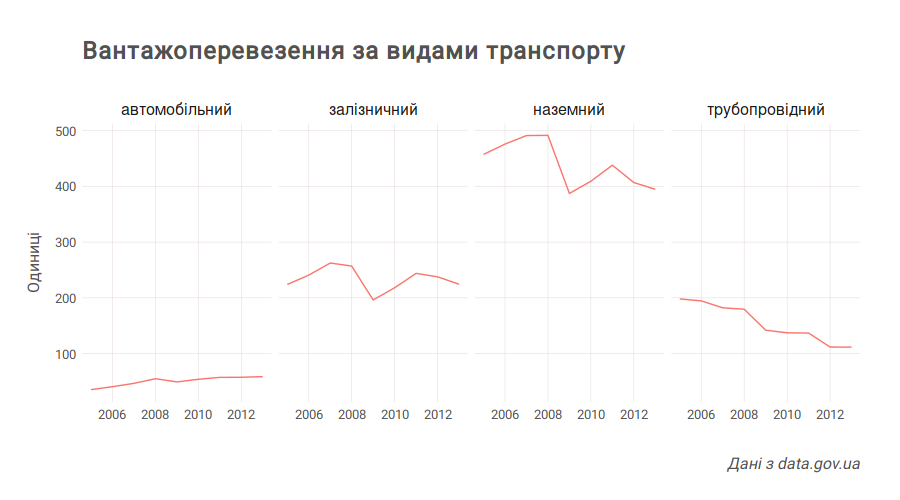

Recreate this plot in R.
ggplot(v_long, aes(x=year, y=load, col="#da2028"))+geom_line()+theme_bw()+
  xlab("")+
  ylab("Одиниці")+
  ggtitle("Вантажоперевезення за видами транспорту")+
  labs(caption="Дані з data.gov.ua")+
  theme(
    plot.title = element_text(size=18, family="Roboto", face="bold", colour = "#515151", margin=margin(0,0,25,0)),
    plot.caption = element_text(size=12, family="Roboto", color="#515151", face="italic"),
    panel.border=element_blank(),
    panel.background = element_rect(fill = "#ffffff"),
    plot.background = element_rect(fill = "#ffffff"),
    axis.title.x=element_text(size=12, family="Roboto", colour = "#515151", margin=margin(15,0,0,0)),
    axis.title.y=element_text(size=12, family="Roboto", colour = "#515151", margin=margin(0,10,0,0)),
    axis.ticks=element_blank(),
    axis.text=element_text(size=10, family="Roboto", colour = "#515151"),
    panel.grid.major = element_line(colour = "#E8DCDC", size=.2),
    panel.grid.minor = element_blank(),
    plot.margin = unit(c(30,30, 20, 20), "points"),
    legend.position="none",
    strip.background = element_rect(fill = "white",color="white"),
    strip.text=element_text(size=12)
  )+facet_grid(.~type)

#facet_wrap( ~ type, ncol=2)
